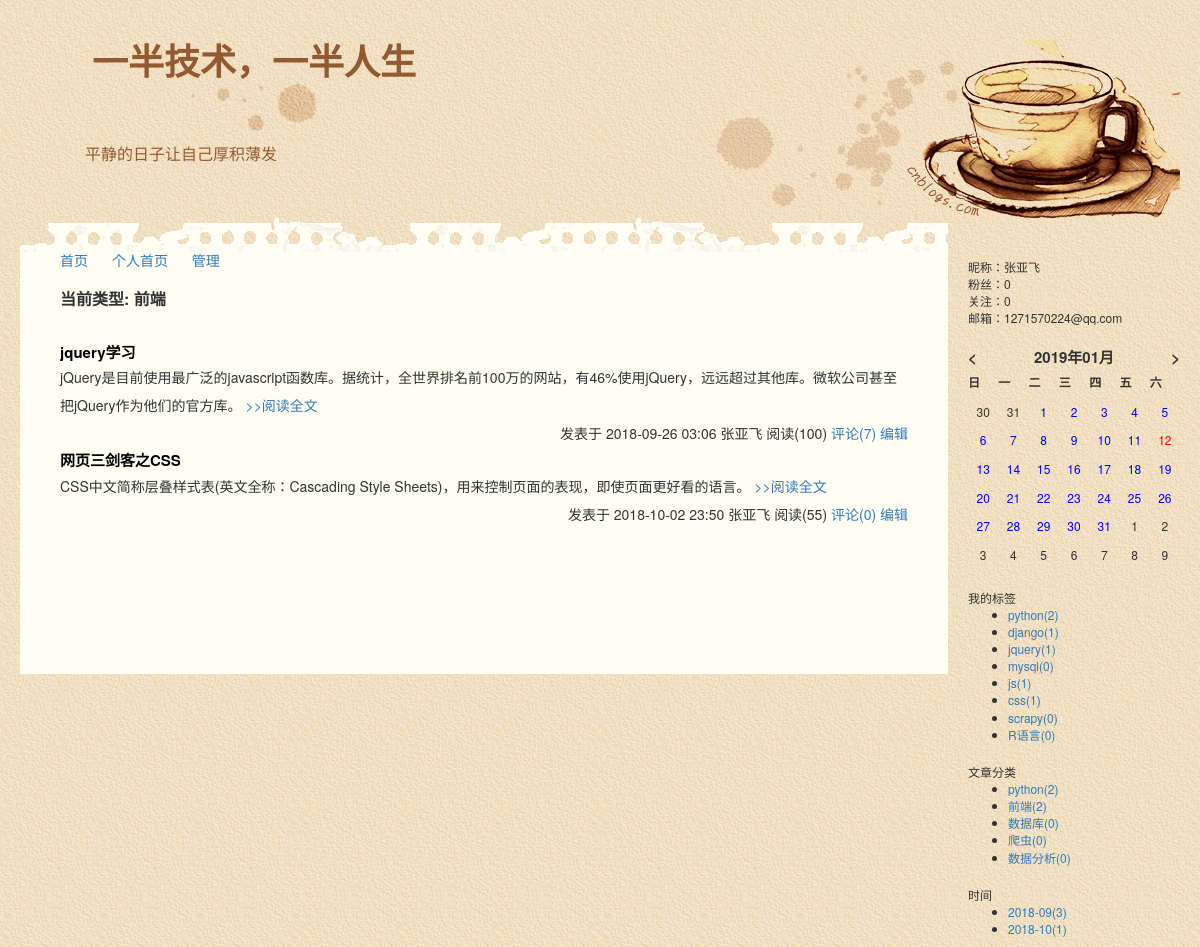
The app's page /zhangyafei/types/3.html with its own data.
### repository/models.py (models this page shows, shortened)
class Blog(models.Model):
    suffix = models.CharField(max_length=32,verbose_name='主站名称',unique=True)
    theme = models.CharField(max_length=32,verbose_name='博客主题',default='warm')
    title = models.CharField(max_length=32,verbose_name='个人博客标题')
    summary = models.CharField(max_length=32,verbose_name='博客简介')
    user = models.OneToOneField('UserInfo',on_delete=models.CASCADE)
    class Meta:
        verbose_name_plural = '博客表'

class UserInfo(models.Model):
    username = models.CharField(max_length=32,verbose_name='用户名',unique=True)
    pwd = models.CharField(max_length=16,verbose_name='密码')
    nickname = models.CharField(max_length=32,verbose_name='昵称',unique=True)
    email = models.EmailField(verbose_name='邮箱',unique=True)
    img = models.ImageField(verbose_name='图片',upload_to='static/upload/photo')
    create_time = models.DateTimeField(verbose_name='创建时间',auto_now_add=True)
    fans = models.ManyToManyField(verbose_name='粉丝们',to='UserInfo',through='Fans',related_name='f',through_fields=('user','fan'))
    class Meta:
        verbose_name_plural = '用户信息'

class Tags(models.Model):
    title = models.CharField(max_length=32)
    blog = models.ForeignKey('Blog',on_delete=models.CASCADE)
    class Meta:
        verbose_name_plural = '标签'

class Classification(models.Model):
    title = models.CharField(max_length=32,verbose_name='分类标题')
    blog = models.ForeignKey('Blog',verbose_name='所属博客',related_name='classification',on_delete=models.CASCADE)
    class Meta:
        verbose_name_plural = '分类'

class Article(models.Model):
    title = models.CharField(max_length=32,verbose_name='标题')
    summary = models.CharField(max_length=128,verbose_name='概述')
    detail = HTMLField(verbose_name='正文')
    create_time = models.DateTimeField(verbose_name='创建时间',auto_now_add=True)
    read_count = models.IntegerField(default=0,verbose_name='阅读次数')
    up_count = models.IntegerField(default=0,verbose_name='点赞次数')
    down_count = models.IntegerField(default=0,verbose_name='踩次数')
    comment_count = models.IntegerField(default=0,verbose_name='评论次数')
    img = models.ImageField(verbose_name='文章封面',upload_to='static/upload/artcle',null=True)
    blog = models.ForeignKey(to='Blog',verbose_name='所属博客',on_delete=models.CASCADE,related_name='article')
    article_classification = models.ForeignKey('Classification',verbose_name='个人博客文章分类',on_delete=models.SET_NULL,null=True,related_name='classification')
    publish_choices = (
        (0,'未发布'),
        (1,'已发布'),
    )
    publish = models.IntegerField(choices=publish_choices,default=0)
    type_choices = [(1,'Python全栈'),(2,'大数据'),(3,'WEB开发'),(4,'前端与移动开发'),(5,'运维'),(6,'数据库')]
    article_type_id = models.IntegerField(choices=type_choices,default=None,verbose_name='文章类型')
    tags = models.ManyToManyField(to='Tags',through='Ariticle_Tags',through_fields=('article','tag'))
    class Meta:
        verbose_name_plural = '文章'

### web/views/home.py (the view, shortened to what this page needs)
# urls.py: url(r'^(?P<blog_site>\w+)/(?P<condition>((date)|(types)|(tag)))/(?P<value>\w+-*\w*).html$',home.filter,name='filter'),
def filter(request,blog_site,condition,value):
    blog = Blog.objects.filter(suffix=blog_site).select_related('user').first()
    if not blog:
        raise Http404
    tag_list = Tags.objects.filter(blog=blog).all()
    classification_list = Classification.objects.filter(blog=blog).all()
    date_list = Article.objects.filter(blog=blog).raw(
        'select id,count(id) as num,strftime("%Y-%m",create_time) as ctime from repository_article group by strftime("%Y-%m",create_time)')
    if condition == 'tag':
        name = Tags.objects.filter(id=value).first().title
        filter_value = '当前标签: {}'.format(name)
        article_list_count = Article.objects.filter(tags=value,blog=blog).all().count()
        page_obj = Pagination(article_list_count,request.GET.get('p'))
        base_url = reverse(filter,kwargs={'blog_site':blog_site,'condition':condition,'value':value})
        page_str = page_obj.page_str(base_url)
        article_list = Article.objects.filter(tags=value,blog=blog)[page_obj.start:page_obj.end]
    elif condition == 'types':
        name = Classification.objects.filter(id=value).first().title
        filter_value = '当前类型: {}'.format(name)
        article_list_count = Article.objects.filter(article_classification=value,blog=blog).all().count()
        page_obj = Pagination(article_list_count,request.GET.get('p'))
        base_url = reverse(filter,kwargs={'blog_site':blog_site,'condition':condition,'value':value})
        print(base_url)
        page_str = page_obj.page_str(base_url)
        article_list = Article.objects.filter(article_classification=value,blog=blog)[page_obj.start:page_obj.end]
    else:
        article_list = []
    context = {'blog': blog, 'article_list': article_list, 'tag_list': tag_list,
               'classification_list': classification_list, 'date_list': date_list,
               'filter_value':filter_value,'page_str':page_str,'page_obj':page_obj}
    return render(request,'home.html',context)

### utils/pagination.py (called while the page is built, shortened)
    @property
    def start(self):
        return (self.current_page-1) * self.per_page_num

    @property
    def end(self):
        return self.current_page * self.per_page_num

    @property
    def num_pages(self):
        a,b = divmod(self.total_count,self.per_page_num)
        if b == 0:
            return a
        return a+1

    def pager_num_range(self):
        if self.num_pages < self.max_page_num:
            return range(1, self.num_pages + 1)

### templates/home.html (shortened to what this page needs)
{% extends 'home_layout.html' %}
{% block content %}
    <div class="summary-list">
        {% if filter_value %}
            <div class="filter-value">
                <span>{{ filter_value }}</span>
            </div>
        {% endif %}
        {% for article in article_list %}
            <div class="summary-item">
                <div class="summary-title">
                    <a href="{% url 'article_detail' blog.suffix article.id %}">{{ article.title }}</a>
                </div>
                <div class="summary-content">
                    {{ article.summary }}
                    <a href="{% url 'article_detail' blog.suffix article.id %}">>>阅读全文</a>
                </div>
                <div class="summary-footer">
                    <span>发表于 {{ article.create_time|date:"Y-m-d H:i" }}</span>
                    <span>{{ blog.user.nickname }}</span>
                    <span>阅读({{ article.read_count }})</span>
                    <a>评论({{ article.comment.count }})</a>
                    <a href="{% url 'backend:backend_edit_article' article.id %}">编辑</a>
                </div>
            </div>
        {% endfor %}
    </div>
{% endblock %}

### templates/home_layout.html (shortened to what this page needs)
<!DOCTYPE html>
<html lang="en">
<head>
    <link rel="stylesheet" href="/static/plugins/bootstrap-3.3.7-dist/css/bootstrap.css">
    <link rel="stylesheet" href="/static/plugins/font-awesome-4.7.0/css/font-awesome.css">
    <link rel="stylesheet" href="/static/css/theme/{{ blog.theme }}.css">
</head>
<body>
<div class="pg-header">
    <div class="title">
        <h1><a href="{% url 'home' blog_site=blog.suffix %}">{{ blog.title }}</a></h1>
        <span class="summary">{{ blog.summary }}</span>
    </div>
    <div class="menu-list">
        <a class="menu-item" href="/">首页</a>
        <a class="menu-item" href="{% url 'home' blog_site=blog.suffix %}">个人首页</a>
        <a class="menu-item" href="{% url 'backend:backend_index' %}">管理</a>
    </div>
</div>
<div class="pg-body">
    <div class="pg-menu">
        <div class="notice">
            <div class="notice-body">
                <ul>
                    <li>昵称：{{ blog.user.nickname }}</li>
                    <li>粉丝：{{ blog.user.fans.count }}</li>
                    <li>关注：{{ blog.user.f.count }}</li>
                    <li>邮箱：{{ blog.user.email }}</li>
                </ul>
            </div>
        </div>
        <div class="calendar" id="calendar"></div>
        <div class="tags">
            <div class="tags-header">我的标签</div>
            <div class="tags-body">
                <ul>
                    {% for tag in tag_list %}
                        <li>
                            <a href="{% url 'filter' blog.suffix 'tag' tag.id %}">{{ tag.title }}({{ tag.article_set.count }})</a>
                        </li>
                    {% endfor %}
                </ul>
            </div>
        </div>
        <div class="types">
            <div class="types-header">文章分类</div>
            <div class="types-body">
                <ul>
                    {% for type in classification_list %}
                        <li>
                            <a href="{% url 'filter' blog.suffix 'types' type.id %}">{{ type.title }}({{ type.classification.count }})</a>
                        </li>
                    {% endfor %}
                </ul>
            </div>
        </div>
        <div class="dates">
            <div class="dates-header">时间</div>
            <div class="dates-body">
                <ul>
                    {% for date in date_list %}
                        <li>
                            <a href="{% url 'filter' blog.suffix 'date' date.ctime %}">{{ date.ctime }}({{ date.num }})</a>
                        </li>
                    {% endfor %}
                </ul>
            </div>
        </div>
    </div>
    <div class="pg-content">
        {% block content %}{% endblock %}
    </div>
</div>
</body>
</html>

### static/css/theme/warm.css (style rules this page uses)
body { margin: 0; padding: 20px; min-height: 101%; background: url("/static/css/theme/bg_body.gif") left top; }
.pg-header { background: url("/static/css/theme/coffee.gif") right top no-repeat; height: 178px; }
.title { background: url("/static/css/theme/bg_title.gif") 170px 40px no-repeat; height: 210px; clear: both; }
.title a { color: #935A32; font-weight: bold; margin-left: 2em; font-family: "黑体", "ms song", "宋体", "Arial", "verdana", "Helvetica", "sans-serif"; }
.summary { display: inline-block; margin-top: 50px; margin-left: 65px; font-size: 16px; color: #935A32; }
.menu-list { width: 90%; height: 40px; margin: auto; margin-left: 40px; }
.summary-list .filter-value { font-size: 16px; font-weight: bold; text-align: left; padding-bottom: 30px; padding-right: 10px; }
.menu-list .menu-item { padding-right: 20px; }
.pg-body { width: 100%; }
.pg-menu { float: right; width: 20%; padding-top: 20px; padding-left: 20px; font-size: 12px; }
.pg-menu>div { margin-top: 20px; }
.notice-body ul { padding-left: 0; list-style: none; }
.pg-content { width: 80%; margin: auto auto 20px auto; float: left; background: #FEFEF2 url("/static/css/theme/bg_left.gif") left top repeat-x; padding-top: 70px; padding-right: 40px; padding-left: 40px; padding-bottom: 100px; }
.summary-list .summary-item { margin-bottom: 30px; line-height: 2; }
.summary-item .summary-title { font-weight: bold; font-size: 15px; width: 100%; line-height: 1.5; }
.summary-item .summary-title a { color: black; }
.summary-footer { float: right; }

### records on screen
Blog: title "一半技术，一半人生", summary "平静的日子让自己厚积薄发", user.nickname "张亚飞", user.fans.count "0", user.f.count "0", user.email "1271570224@qq.com"
Tags: title "python", article_set.count "2"
Tags: title "django", article_set.count "1"
Tags: title "jquery", article_set.count "1"
Tags: title "mysql", article_set.count "0"
Tags: title "js", article_set.count "1"
Tags: title "css", article_set.count "1"
Tags: title "scrapy", article_set.count "0"
Tags: title "R语言", article_set.count "0"
Classification: title "python", classification.count "2"
Classification: title "前端", classification.count "2"
Classification: title "数据库", classification.count "0"
Classification: title "爬虫", classification.count "0"
Classification: title "数据分析", classification.count "0"
Article: ctime "2018-09", num "3", title "jquery学习", summary "jQuery是目前使用最广泛的javascript函数库。据统计，全世界排名前100万的网站，有46%使用jQuery，远远超过其他库。微软公司甚至把jQuery作为他们的官方库。", create_time "2018-09-26 03:06", read_count "100", comment.count "7"
Article: ctime "2018-10", num "1", title "网页三剑客之CSS", summary "CSS中文简称层叠样式表(英文全称：Cascading Style Sheets)，用来控制页面的表现，即使页面更好看的语言。", create_time "2018-10-02 23:50", read_count "55", comment.count "0"

### other values on screen
{{ filter_value }} "当前类型: 前端"
